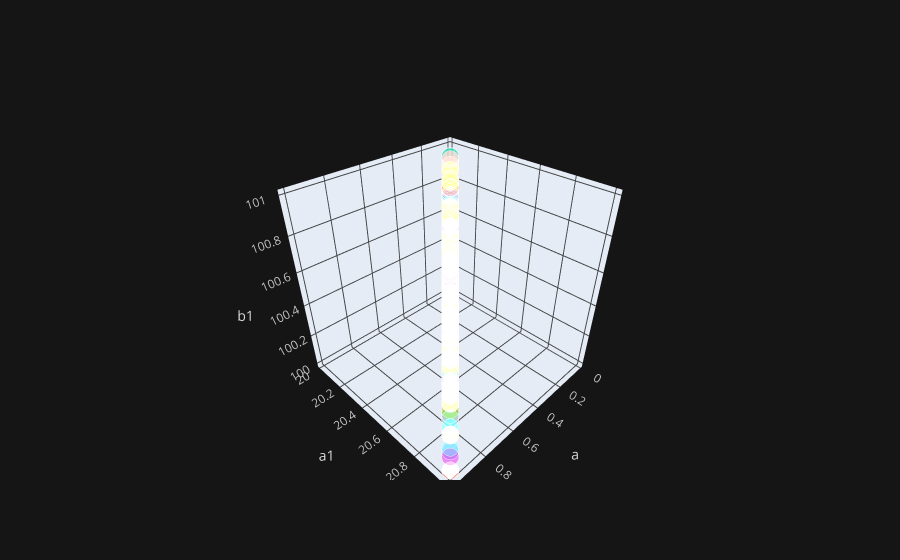

Notebook cell for this chart:
### Code cell
df.iplot(x = 'a', y = 'a1', z ='b1', kind = 'scatter3d', xTitle = 'a', yTitle = 'a1',  zTitle = 'b1', )

### Figure 1 — Plotly figure (JSON) as saved in the notebook; plotly's stock layout.template omitted (floating-point values rounded to 4 significant figures; data arrays with more than 128 entries replaced by an {"elided": "..."} marker saying what was removed)
{"data": [{"marker": {"color": {"elided": "300 str values"}, "opacity": 0.8, "size": {"elided": "300 int values"}, "symbol": "circle"}, "mode": "markers", "text": {"elided": "300 str values"}, "type": "scatter3d", "x": {"elided": "300 float values"}, "y": {"elided": "300 float values"}, "z": {"elided": "300 float values"}}], "layout": {"legend": {"bgcolor": "#151516", "font": {"color": "#D9D9D9"}}, "paper_bgcolor": "#151516", "plot_bgcolor": "#151516", "scene": {"xaxis": {"gridcolor": "#434343", "showgrid": true, "tickfont": {"color": "#C2C2C2"}, "title": {"font": {"color": "#D9D9D9"}, "text": "a"}, "zerolinecolor": "#666570"}, "yaxis": {"gridcolor": "#434343", "showgrid": true, "tickfont": {"color": "#C2C2C2"}, "title": {"font": {"color": "#D9D9D9"}, "text": "a1"}, "zerolinecolor": "#666570"}, "zaxis": {"gridcolor": "#434343", "showgrid": true, "tickfont": {"color": "#C2C2C2"}, "title": {"font": {"color": "#D9D9D9"}, "text": "b1"}, "zerolinecolor": "#666570"}}, "title": {"font": {"color": "#D9D9D9"}}}}
